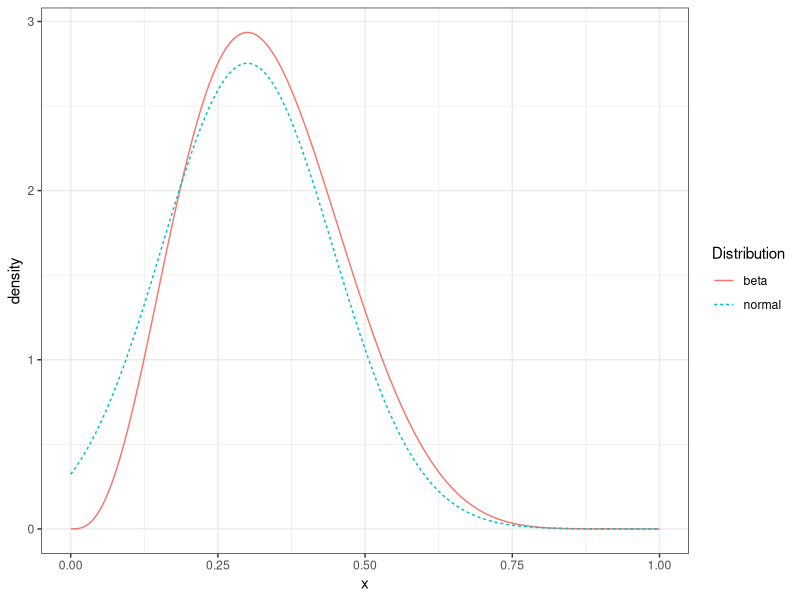
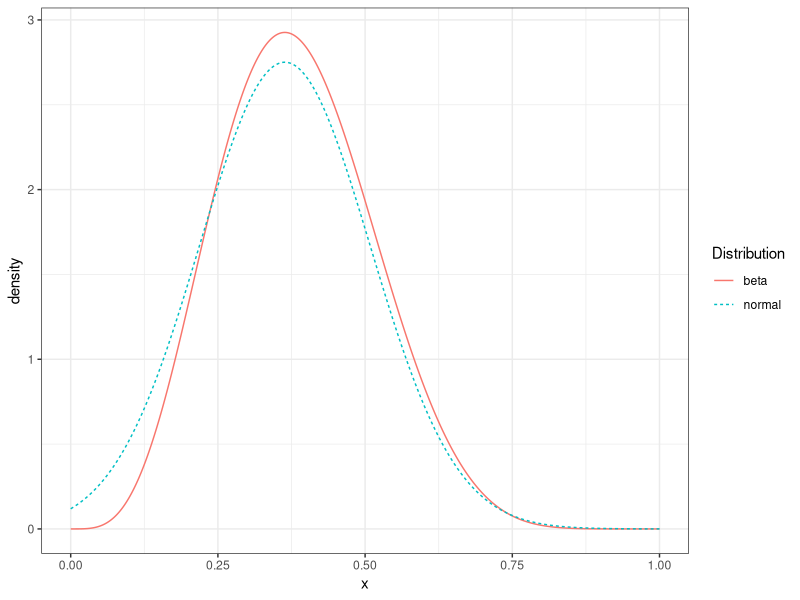
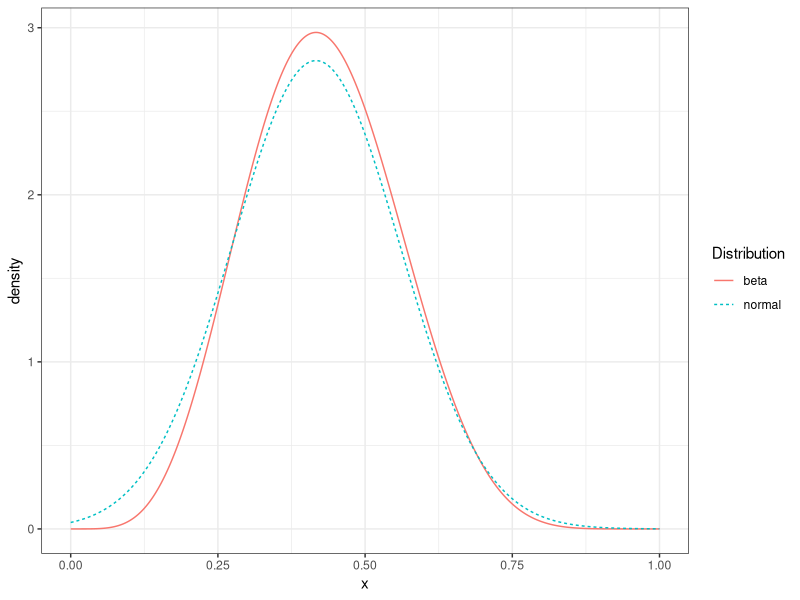
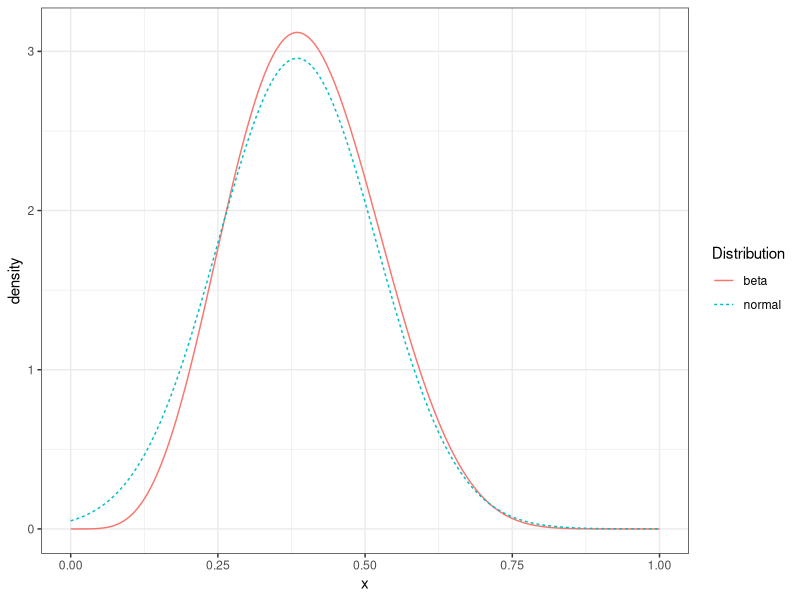
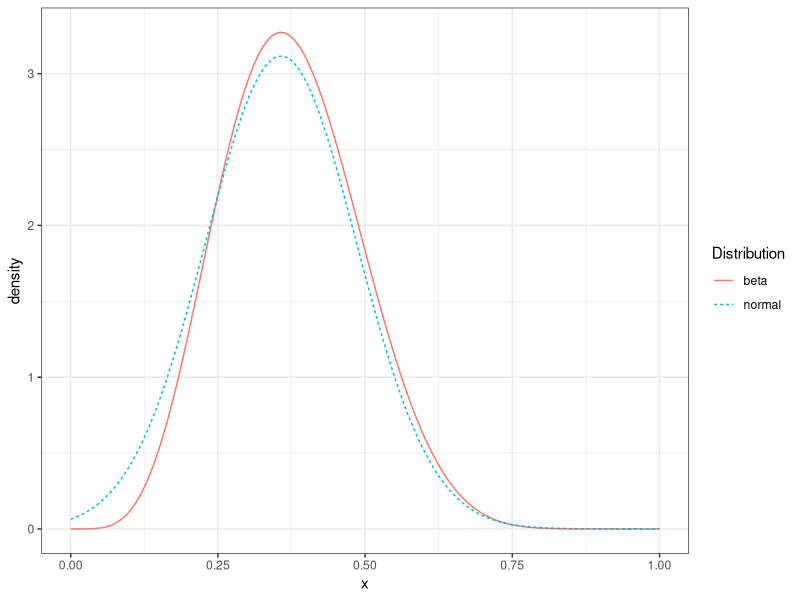
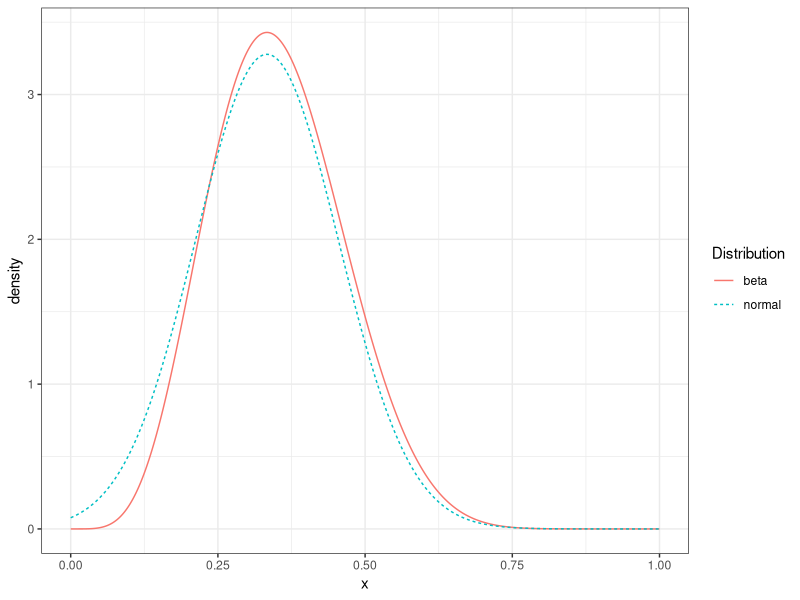
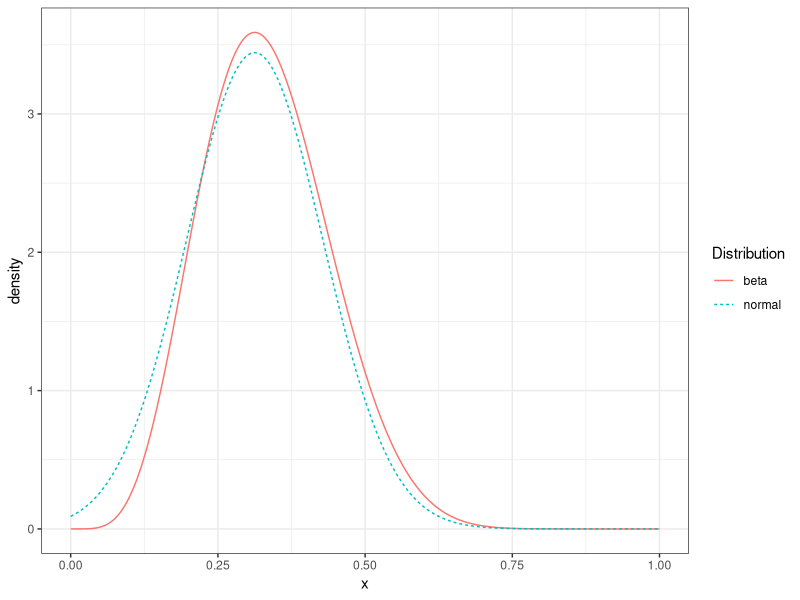
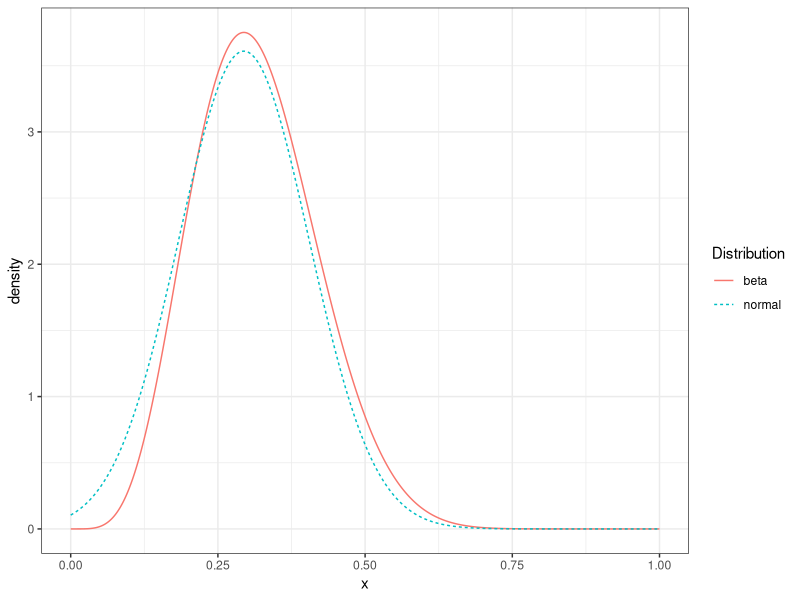

Write the R code that produced these figures, in order. (Note: this script raises an error after producing the figures.)
# Author:  Jarad Niemi
# Date:    2024-02-08
# Execute: execute script from its directory
# Purpose: Code to generate movies 
#-------------------------------------------------------------------------------
library("tidyverse"); theme_set(theme_bw())
library("stringr")

# 4k video settings
width  <- 3840
height <- 2160


#-------------------------------------------------------------------------------
# Binomial model
# Convergence of conjugate prior to normal distribution
#-------------------------------------------------------------------------------

dir.create("binomial", showWarnings = FALSE)

theta0 <- 0.3
sample_size <- 1000
z <- rbinom(sample_size, size = 1, prob = theta0)

# Prior 
a <- b <- 1

for (n in 10:sample_size) {
  y <- sum(z[1:n])
  
   
  yp <- a + y - 1
  np <- a + b + n - 2
  theta_hat <- yp / np # mode of beta
  
  d <- data.frame(x = seq(0, 1, length = 1001)) |>
    mutate(
      beta = dbeta(x, 
                   a + y, 
                   b + n - y),
      normal = dnorm(x, 
                     theta_hat, 
                     sqrt(theta_hat*(1-theta_hat)/np))) |>
    pivot_longer(beta:normal, 
                 names_to  = "Distribution",
                 values_to = "density")
        

  
  g <- ggplot(d, 
              aes(x = x, 
                  y = density,
                  color = Distribution,
                  linetype = Distribution
              )) +
    geom_line()
  
  ggsave(
    filename = paste0("binomial/binomial_conjugateprior-",
                      stringr::str_pad(n, 4, pad = "0"),
                              ".jpg"),
    width = width,
    height = height,
    units = "px"
  )
}
